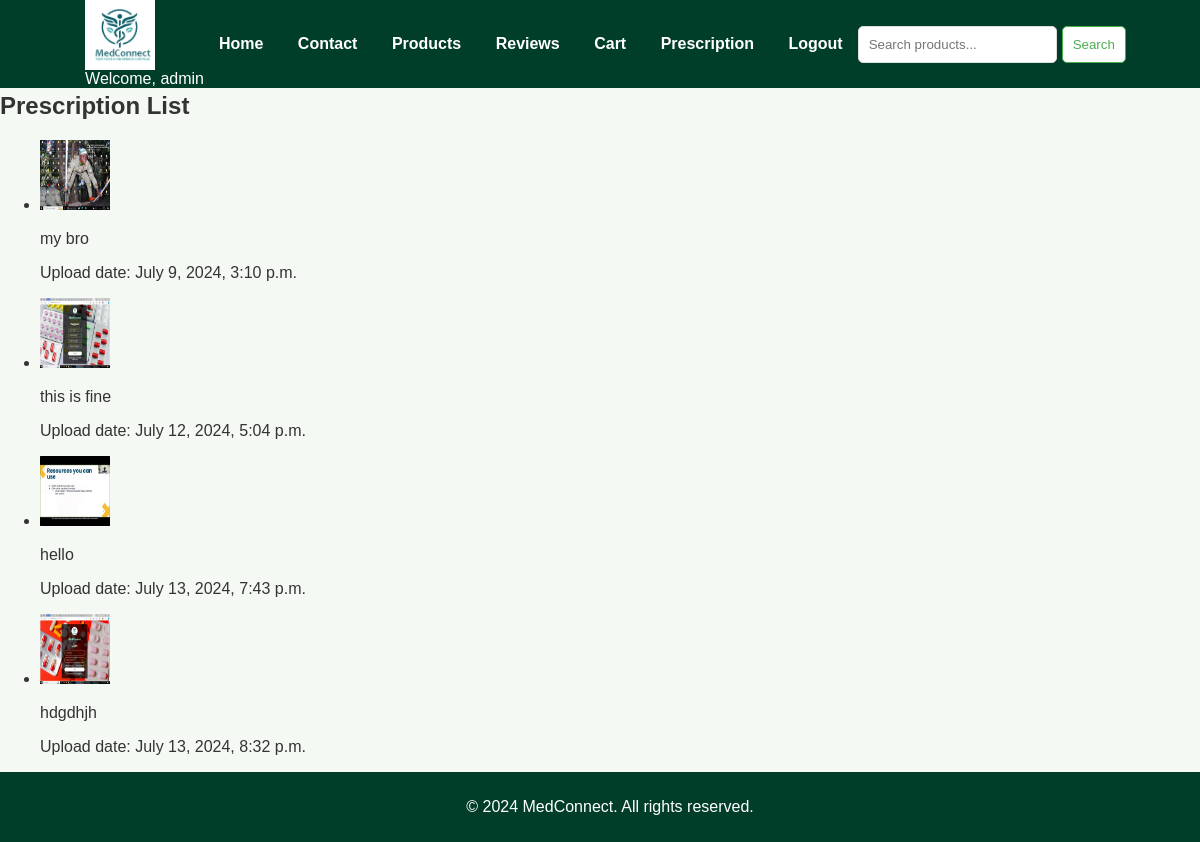
/prescription_list/ (signed in), run on the app's committed database.
### App/models.py (models this page shows, shortened)
class PrescriptionModel(models.Model):
    user = models.ForeignKey(User, on_delete=models.CASCADE, blank=True)
    prescription_image = models.ImageField(upload_to='prescription/')
    description = models.TextField(max_length=200)
    upload_date = models.DateTimeField(auto_now_add=True)

### App/views.py (the view)
# urls.py: path('prescription_list/', views.prescription_list, name='prescription'),
@login_required
def prescription_list(request):
    if request.method == 'POST':
        prescriptions = PrescriptionModel.objects.filter(user=request.user)
        return render(request, 'app/prescription_list.html', {'prescriptions': prescriptions})
    else:
        prescriptions = PrescriptionModel.objects.filter(user=request.user)
        return render(request, 'app/prescription_list.html', {'prescriptions': prescriptions})

### App/templates/app/prescription_list.html (shortened to what this page needs)
{% extends 'product/base.html' %}
{% load static %}
{% block content %}
/* .main {
    padding: 100px 20px 20px 20px;
    max-width: 1200px;
    margin: auto;
    text-align: center;
}
h2 {
    text-align: center;
    margin-top: 20px;
    color: #343a40;
}
ul {
    list-style-type: none;
    padding: 0;
    display: flex;
    flex-wrap: wrap;
    justify-content: center;
}
li {
    background-color: white;
    border: 1px solid #ddd;
    border-radius: 8px;
    margin: 10px;
    padding: 20px;
    width: 100%;
    max-width: 300px;
    box-shadow: 0 0 10px rgba(0, 0, 0, 0.1);
}
img {
    width: 100%;
    height: auto;
    border-radius: 8px;
    margin-bottom: 10px;
}
p {
    margin: 5px 0;
}
<div class="main">
    <h2>Prescription List</h2>
    <ul>
        {% for prescription in prescriptions %}
        <li>
            <img src="{{ prescription.prescription_image.url }}" alt="Prescription Image">
            <p>{{ prescription.description }}</p>
            <p>Upload date: {{ prescription.upload_date }}</p>
        </li>
        {% endfor %}
    </ul>
</div>
{% endblock %}

### Product/templates/product/base.html (shortened to what this page needs)
<!DOCTYPE html>
<html lang="en">
<head>
    {% load static %}
    <link rel="stylesheet" href="{% static 'product/css/base.css' %}">
</head>
<body>
    <header>
        <div class="header-container">
            <div class="logo-container">
                <img src="{% static 'app/images/logo.jpeg' %}">
                {% if request.user.is_authenticated %}
                <span>Welcome, {{ user.username }}</span>
                {% endif %}
            </div>
            <nav>
                <a href="{% url 'product:home' %}">Home</a>
                <a href="#contact-us">Contact</a>
                <a href="#featured-products">Products</a>
                <a href="#testimonials">Reviews</a>
                {% if request.user.is_authenticated %}
                <a href="{% url 'product:view_cart' %}">Cart</a>
                <a href="{% url 'app:upload_prescription' %}">Prescription</a>
                <a href="{% url 'accounts:logout' %}">Logout</a>
                {% else %}
                <a href="{% url 'accounts:login' %}">Login</a>
                <a href="{% url 'accounts:register' %}">Sign Up</a>
                {% endif %}
            </nav>
            <form action="{% url 'product:search' %}" method="get" class="search-form">
                <input type="text" name="query" placeholder="Search products...">
                <button type="submit">Search</button>
            </form>
        </div>
    </header>
    {% block content %}
    {% endblock %}
    <footer>
        <p>&copy; 2024 MedConnect. All rights reserved.</p>
    </footer>
</body>
</html>

### Product/static/product/css/base.css (style rules this page uses)
html { scroll-behavior: smooth; }
body { font-family: Arial, sans-serif; background-color: #F4F9F4; color: #333; margin: 0; padding: 0; }
header { display: flex; justify-content: space-between; align-items: center; flex-wrap: wrap; background-color: #003e29; color: white; padding: 0px 5px; margin-left: 0px 5px; text-align: center; position: fixed; width: 100%; top: 0; z-index: 1000; }
.header-container { display: flex; justify-content: space-between; align-items: center; flex-wrap: wrap; max-width: 1200px; margin: auto; }
.logo-container { display: flex; flex-direction: column; align-items: flex-start; margin-right: auto; padding-left: 1px; }
img { width: 70px; height: 70px; }
nav { flex: 1; gap: 5px; flex-wrap: wrap; align-items: center; }
nav a { text-decoration: none; color: white; font-weight: bold; padding: 15px; }
.search-form { float: right; display: flex; gap: 5px; margin-left: auto; margin-right: 20px 20px; }
.search-form input { padding: 10px; border-radius: 5px; border: 1px solid #ddd; }
.search-form button { background-color: #fff; color: #4CAF50; border: 1px solid #4CAF50; padding: 5px 10px; border-radius: 5px; cursor: pointer; }
footer { background-color: #003e29; color: white; text-align: center; padding: 10px; position: relative; bottom: 0; width: 100%; }

### data on the page
PrescriptionModel: prescription_image (picture), description "my bro", upload_date "July 9, 2024, 3:10 p.m."
PrescriptionModel: prescription_image (picture), description "this is fine", upload_date "July 12, 2024, 5:04 p.m."
PrescriptionModel: prescription_image (picture), description "hello", upload_date "July 13, 2024, 7:43 p.m."
PrescriptionModel: prescription_image (picture), description "hdgdhjh", upload_date "July 13, 2024, 8:32 p.m."

### other printed values
{{ user.username }} "admin"
